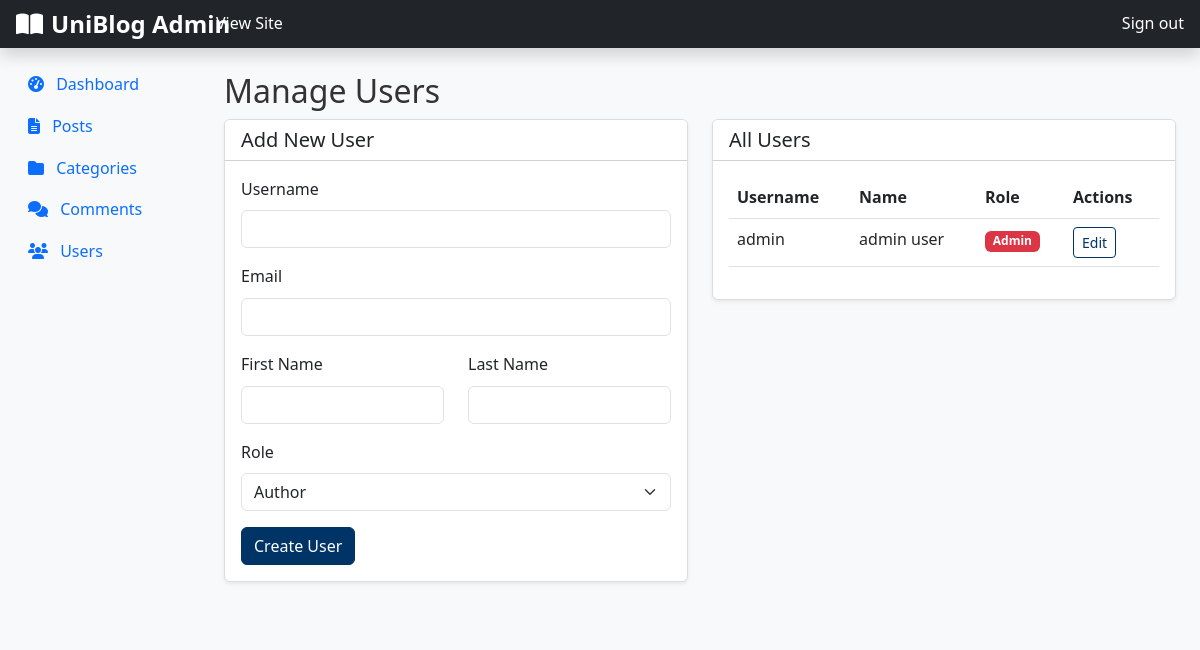
The page /admin/users.php (signed in) on the database its author committed.
### tables this page shows
CREATE TABLE `users` (
  `id` int(11) NOT NULL,
  `username` varchar(50) NOT NULL,
  `password` varchar(255) NOT NULL,
  `email` varchar(100) NOT NULL,
  `first_name` varchar(50) NOT NULL,
  `last_name` varchar(50) NOT NULL,
  `role` enum('admin','author') NOT NULL DEFAULT 'author',
  `created_at` timestamp NOT NULL DEFAULT current_timestamp()
);

### admin/users.php (the view, shortened to what this page needs)
<?php
require_once '../config/db.php';
include 'includes/header.php';
include 'includes/sidebar.php';
$users = $pdo->query("SELECT * FROM users ORDER BY role, username")->fetchAll(PDO::FETCH_ASSOC);
$editing_user = null;
?>
<main class="col-md-9 ms-sm-auto col-lg-10 px-md-4 py-4">
    <h1 class="h2">Manage Users</h1>
    <div class="row">
        <div class="col-md-6">
            <div class="card shadow-sm">
                <div class="card-header bg-white">
                    <h5 class="mb-0"><?php echo $editing_user ? 'Edit User' : 'Add New User'; ?></h5>
                </div>
                <div class="card-body">
                    <form method="POST">
                        <div class="mb-3">
                            <label for="username" class="form-label">Username</label>
                            <input type="text" class="form-control" id="username" name="username" value="<?php echo $editing_user ? htmlspecialchars($editing_user['username']) : ''; ?>" required>
                        </div>
                        <div class="mb-3">
                            <label for="email" class="form-label">Email</label>
                            <input type="email" class="form-control" id="email" name="email" value="<?php echo $editing_user ? htmlspecialchars($editing_user['email']) : ''; ?>" required>
                        </div>
                        <div class="row">
                            <div class="col-md-6">
                                <div class="mb-3">
                                    <label for="first_name" class="form-label">First Name</label>
                                    <input type="text" class="form-control" id="first_name" name="first_name" value="<?php echo $editing_user ? htmlspecialchars($editing_user['first_name']) : ''; ?>" required>
                                </div>
                            </div>
                            <div class="col-md-6">
                                <div class="mb-3">
                                    <label for="last_name" class="form-label">Last Name</label>
                                    <input type="text" class="form-control" id="last_name" name="last_name" value="<?php echo $editing_user ? htmlspecialchars($editing_user['last_name']) : ''; ?>" required>
                                </div>
                            </div>
                        </div>
                        <div class="mb-3">
                            <label for="role" class="form-label">Role</label>
                            <select class="form-select" id="role" name="role" required>
                                <option value="author" <?php echo ($editing_user && $editing_user['role'] == 'author') ? 'selected' : ''; ?>>Author</option>
                            </select>
                        </div>
                        <button type="submit" class="btn btn-primary"><?php echo $editing_user ? 'Update User' : 'Create User'; ?></button>
                    </form>
                </div>
            </div>
        </div>
        <div class="col-md-6">
            <div class="card shadow-sm">
                <div class="card-header bg-white">
                    <h5 class="mb-0">All Users</h5>
                </div>
                <div class="card-body">
                    <?php if (count($users) > 0): ?>
                    <div class="table-responsive">
                        <table class="table table-hover">
                            <thead>
                                <tr>
                                    <th>Username</th>
                                    <th>Name</th>
                                    <th>Role</th>
                                    <th>Actions</th>
                                </tr>
                            </thead>
                            <tbody>
                                <?php foreach ($users as $user): ?>
                                <tr>
                                    <td><?php echo htmlspecialchars($user['username']); ?></td>
                                    <td><?php echo htmlspecialchars($user['first_name'] . ' ' . $user['last_name']); ?></td>
                                    <td>
                                        <span class="badge bg-<?php echo ($user['role'] == 'admin') ? 'danger' : 'primary'; ?>">
                                            <?php echo ucfirst($user['role']); ?>
                                        </span>
                                    </td>
                                    <td>
                                        <a href="users.php?action=edit&id=<?php echo $user['id']; ?>" class="btn btn-sm btn-outline-primary">Edit</a>
                                    </td>
                                </tr>
                                <?php endforeach; ?>
                            </tbody>
                        </table>
                    </div>
                    <?php else: ?>
                    <p class="text-muted">No users found.</p>
                    <?php endif; ?>
                </div>
            </div>
        </div>
    </div>
</main>
<?php include 'includes/footer.php'; ?>

### assets/css/style.css (style rules this page uses)
:root { --primary-blue: #003366; --secondary-green: #006400; --accent-gold: #FFD700; --light-bg: #f8f9fa; }
body { font-family: 'Segoe UI', Tahoma, Geneva, Verdana, sans-serif; line-height: 1.6; color: #333; background-color: var(--light-bg); }
.card { border: 1px solid #ddd; margin-bottom: 1rem; }
.btn-primary { background-color: var(--primary-blue); border-color: var(--primary-blue); }
.btn-outline-primary { color: var(--primary-blue); border-color: var(--primary-blue); }

### rows shown on the page
users: username "admin", first_name+last_name "admin user", role "Admin"

### other values the page prints
SITE_NAME "UniBlog"
